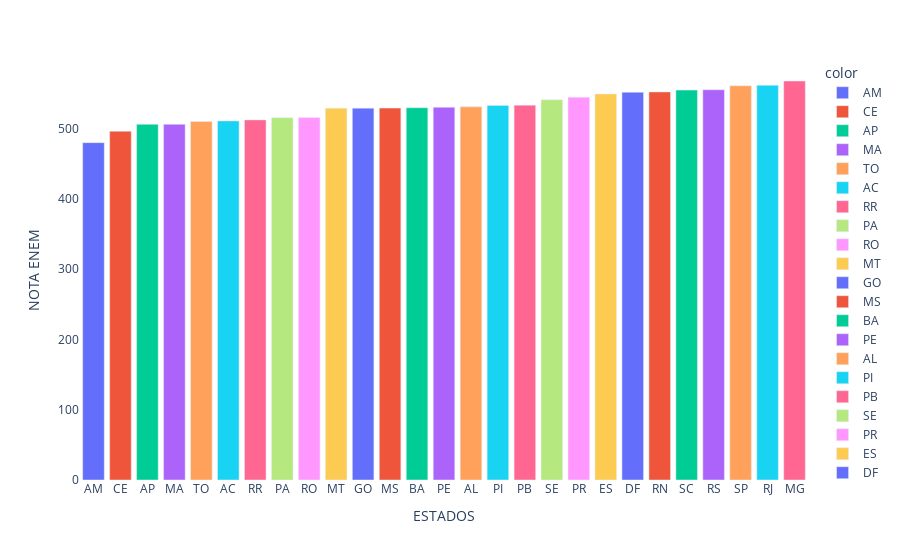

Source (notebook cell):
### Code cell
bargraph(medias, 'ESTADOS','NOTA ENEM')

### Figure 1 — Plotly figure (JSON) as saved in the notebook; plotly's stock layout.template omitted (floating-point values rounded to 4 significant figures)
{"data": [{"alignmentgroup": "True", "hovertemplate": "color=AM<br>ESTADOS=%{x}<br>NOTA ENEM=%{y}<extra></extra>", "legendgroup": "AM", "marker": {"color": "#636efa", "pattern": {"shape": ""}}, "name": "AM", "offsetgroup": "AM", "orientation": "v", "showlegend": true, "textposition": "auto", "type": "bar", "x": ["AM"], "xaxis": "x", "y": [480.2], "yaxis": "y"}, {"alignmentgroup": "True", "hovertemplate": "color=CE<br>ESTADOS=%{x}<br>NOTA ENEM=%{y}<extra></extra>", "legendgroup": "CE", "marker": {"color": "#EF553B", "pattern": {"shape": ""}}, "name": "CE", "offsetgroup": "CE", "orientation": "v", "showlegend": true, "textposition": "auto", "type": "bar", "x": ["CE"], "xaxis": "x", "y": [496.5], "yaxis": "y"}, {"alignmentgroup": "True", "hovertemplate": "color=AP<br>ESTADOS=%{x}<br>NOTA ENEM=%{y}<extra></extra>", "legendgroup": "AP", "marker": {"color": "#00cc96", "pattern": {"shape": ""}}, "name": "AP", "offsetgroup": "AP", "orientation": "v", "showlegend": true, "textposition": "auto", "type": "bar", "x": ["AP"], "xaxis": "x", "y": [506.2], "yaxis": "y"}, {"alignmentgroup": "True", "hovertemplate": "color=MA<br>ESTADOS=%{x}<br>NOTA ENEM=%{y}<extra></extra>", "legendgroup": "MA", "marker": {"color": "#ab63fa", "pattern": {"shape": ""}}, "name": "MA", "offsetgroup": "MA", "orientation": "v", "showlegend": true, "textposition": "auto", "type": "bar", "x": ["MA"], "xaxis": "x", "y": [506.3], "yaxis": "y"}, {"alignmentgroup": "True", "hovertemplate": "color=TO<br>ESTADOS=%{x}<br>NOTA ENEM=%{y}<extra></extra>", "legendgroup": "TO", "marker": {"color": "#FFA15A", "pattern": {"shape": ""}}, "name": "TO", "offsetgroup": "TO", "orientation": "v", "showlegend": true, "textposition": "auto", "type": "bar", "x": ["TO"], "xaxis": "x", "y": [510.2], "yaxis": "y"}, {"alignmentgroup": "True", "hovertemplate": "color=AC<br>ESTADOS=%{x}<br>NOTA ENEM=%{y}<extra></extra>", "legendgroup": "AC", "marker": {"color": "#19d3f3", "pattern": {"shape": ""}}, "name": "AC", "offsetgroup": "AC", "orientation": "v", "showlegend": true, "textposition": "auto", "type": "bar", "x": ["AC"], "xaxis": "x", "y": [511.1], "yaxis": "y"}, {"alignmentgroup": "True", "hovertemplate": "color=RR<br>ESTADOS=%{x}<br>NOTA ENEM=%{y}<extra></extra>", "legendgroup": "RR", "marker": {"color": "#FF6692", "pattern": {"shape": ""}}, "name": "RR", "offsetgroup": "RR", "orientation": "v", "showlegend": true, "textposition": "auto", "type": "bar", "x": ["RR"], "xaxis": "x", "y": [512.6], "yaxis": "y"}, {"alignmentgroup": "True", "hovertemplate": "color=PA<br>ESTADOS=%{x}<br>NOTA ENEM=%{y}<extra></extra>", "legendgroup": "PA", "marker": {"color": "#B6E880", "pattern": {"shape": ""}}, "name": "PA", "offsetgroup": "PA", "orientation": "v", "showlegend": true, "textposition": "auto", "type": "bar", "x": ["PA"], "xaxis": "x", "y": [515.8], "yaxis": "y"}, {"alignmentgroup": "True", "hovertemplate": "color=RO<br>ESTADOS=%{x}<br>NOTA ENEM=%{y}<extra></extra>", "legendgroup": "RO", "marker": {"color": "#FF97FF", "pattern": {"shape": ""}}, "name": "RO", "offsetgroup": "RO", "orientation": "v", "showlegend": true, "textposition": "auto", "type": "bar", "x": ["RO"], "xaxis": "x", "y": [516.0], "yaxis": "y"}, {"alignmentgroup": "True", "hovertemplate": "color=MT<br>ESTADOS=%{x}<br>NOTA ENEM=%{y}<extra></extra>", "legendgroup": "MT", "marker": {"color": "#FECB52", "pattern": {"shape": ""}}, "name": "MT", "offsetgroup": "MT", "orientation": "v", "showlegend": true, "textposition": "auto", "type": "bar", "x": ["MT"], "xaxis": "x", "y": [529.1], "yaxis": "y"}, {"alignmentgroup": "True", "hovertemplate": "color=GO<br>ESTADOS=%{x}<br>NOTA ENEM=%{y}<extra></extra>", "legendgroup": "GO", "marker": {"color": "#636efa", "pattern": {"shape": ""}}, "name": "GO", "offsetgroup": "GO", "orientation": "v", "showlegend": true, "textposition": "auto", "type": "bar", "x": ["GO"], "xaxis": "x", "y": [529.3], "yaxis": "y"}, {"alignmentgroup": "True", "hovertemplate": "color=MS<br>ESTADOS=%{x}<br>NOTA ENEM=%{y}<extra></extra>", "legendgroup": "MS", "marker": {"color": "#EF553B", "pattern": {"shape": ""}}, "name": "MS", "offsetgroup": "MS", "orientation": "v", "showlegend": true, "textposition": "auto", "type": "bar", "x": ["MS"], "xaxis": "x", "y": [529.4], "yaxis": "y"}, {"alignmentgroup": "True", "hovertemplate": "color=BA<br>ESTADOS=%{x}<br>NOTA ENEM=%{y}<extra></extra>", "legendgroup": "BA", "marker": {"color": "#00cc96", "pattern": {"shape": ""}}, "name": "BA", "offsetgroup": "BA", "orientation": "v", "showlegend": true, "textposition": "auto", "type": "bar", "x": ["BA"], "xaxis": "x", "y": [529.9], "yaxis": "y"}, {"alignmentgroup": "True", "hovertemplate": "color=PE<br>ESTADOS=%{x}<br>NOTA ENEM=%{y}<extra></extra>", "legendgroup": "PE", "marker": {"color": "#ab63fa", "pattern": {"shape": ""}}, "name": "PE", "offsetgroup": "PE", "orientation": "v", "showlegend": true, "textposition": "auto", "type": "bar", "x": ["PE"], "xaxis": "x", "y": [530.5], "yaxis": "y"}, {"alignmentgroup": "True", "hovertemplate": "color=AL<br>ESTADOS=%{x}<br>NOTA ENEM=%{y}<extra></extra>", "legendgroup": "AL", "marker": {"color": "#FFA15A", "pattern": {"shape": ""}}, "name": "AL", "offsetgroup": "AL", "orientation": "v", "showlegend": true, "textposition": "auto", "type": "bar", "x": ["AL"], "xaxis": "x", "y": [531.1], "yaxis": "y"}, {"alignmentgroup": "True", "hovertemplate": "color=PI<br>ESTADOS=%{x}<br>NOTA ENEM=%{y}<extra></extra>", "legendgroup": "PI", "marker": {"color": "#19d3f3", "pattern": {"shape": ""}}, "name": "PI", "offsetgroup": "PI", "orientation": "v", "showlegend": true, "textposition": "auto", "type": "bar", "x": ["PI"], "xaxis": "x", "y": [533.2], "yaxis": "y"}, {"alignmentgroup": "True", "hovertemplate": "color=PB<br>ESTADOS=%{x}<br>NOTA ENEM=%{y}<extra></extra>", "legendgroup": "PB", "marker": {"color": "#FF6692", "pattern": {"shape": ""}}, "name": "PB", "offsetgroup": "PB", "orientation": "v", "showlegend": true, "textposition": "auto", "type": "bar", "x": ["PB"], "xaxis": "x", "y": [533.6], "yaxis": "y"}, {"alignmentgroup": "True", "hovertemplate": "color=SE<br>ESTADOS=%{x}<br>NOTA ENEM=%{y}<extra></extra>", "legendgroup": "SE", "marker": {"color": "#B6E880", "pattern": {"shape": ""}}, "name": "SE", "offsetgroup": "SE", "orientation": "v", "showlegend": true, "textposition": "auto", "type": "bar", "x": ["SE"], "xaxis": "x", "y": [541.2], "yaxis": "y"}, {"alignmentgroup": "True", "hovertemplate": "color=PR<br>ESTADOS=%{x}<br>NOTA ENEM=%{y}<extra></extra>", "legendgroup": "PR", "marker": {"color": "#FF97FF", "pattern": {"shape": ""}}, "name": "PR", "offsetgroup": "PR", "orientation": "v", "showlegend": true, "textposition": "auto", "type": "bar", "x": ["PR"], "xaxis": "x", "y": [545.0], "yaxis": "y"}, {"alignmentgroup": "True", "hovertemplate": "color=ES<br>ESTADOS=%{x}<br>NOTA ENEM=%{y}<extra></extra>", "legendgroup": "ES", "marker": {"color": "#FECB52", "pattern": {"shape": ""}}, "name": "ES", "offsetgroup": "ES", "orientation": "v", "showlegend": true, "textposition": "auto", "type": "bar", "x": ["ES"], "xaxis": "x", "y": [549.5], "yaxis": "y"}, {"alignmentgroup": "True", "hovertemplate": "color=DF<br>ESTADOS=%{x}<br>NOTA ENEM=%{y}<extra></extra>", "legendgroup": "DF", "marker": {"color": "#636efa", "pattern": {"shape": ""}}, "name": "DF", "offsetgroup": "DF", "orientation": "v", "showlegend": true, "textposition": "auto", "type": "bar", "x": ["DF"], "xaxis": "x", "y": [551.9], "yaxis": "y"}, {"alignmentgroup": "True", "hovertemplate": "color=RN<br>ESTADOS=%{x}<br>NOTA ENEM=%{y}<extra></extra>", "legendgroup": "RN", "marker": {"color": "#EF553B", "pattern": {"shape": ""}}, "name": "RN", "offsetgroup": "RN", "orientation": "v", "showlegend": true, "textposition": "auto", "type": "bar", "x": ["RN"], "xaxis": "x", "y": [552.4], "yaxis": "y"}, {"alignmentgroup": "True", "hovertemplate": "color=SC<br>ESTADOS=%{x}<br>NOTA ENEM=%{y}<extra></extra>", "legendgroup": "SC", "marker": {"color": "#00cc96", "pattern": {"shape": ""}}, "name": "SC", "offsetgroup": "SC", "orientation": "v", "showlegend": true, "textposition": "auto", "type": "bar", "x": ["SC"], "xaxis": "x", "y": [555.0], "yaxis": "y"}, {"alignmentgroup": "True", "hovertemplate": "color=RS<br>ESTADOS=%{x}<br>NOTA ENEM=%{y}<extra></extra>", "legendgroup": "RS", "marker": {"color": "#ab63fa", "pattern": {"shape": ""}}, "name": "RS", "offsetgroup": "RS", "orientation": "v", "showlegend": true, "textposition": "auto", "type": "bar", "x": ["RS"], "xaxis": "x", "y": [555.5], "yaxis": "y"}, {"alignmentgroup": "True", "hovertemplate": "color=SP<br>ESTADOS=%{x}<br>NOTA ENEM=%{y}<extra></extra>", "legendgroup": "SP", "marker": {"color": "#FFA15A", "pattern": {"shape": ""}}, "name": "SP", "offsetgroup": "SP", "orientation": "v", "showlegend": true, "textposition": "auto", "type": "bar", "x": ["SP"], "xaxis": "x", "y": [561.1], "yaxis": "y"}, {"alignmentgroup": "True", "hovertemplate": "color=RJ<br>ESTADOS=%{x}<br>NOTA ENEM=%{y}<extra></extra>", "legendgroup": "RJ", "marker": {"color": "#19d3f3", "pattern": {"shape": ""}}, "name": "RJ", "offsetgroup": "RJ", "orientation": "v", "showlegend": true, "textposition": "auto", "type": "bar", "x": ["RJ"], "xaxis": "x", "y": [561.8], "yaxis": "y"}, {"alignmentgroup": "True", "hovertemplate": "color=MG<br>ESTADOS=%{x}<br>NOTA ENEM=%{y}<extra></extra>", "legendgroup": "MG", "marker": {"color": "#FF6692", "pattern": {"shape": ""}}, "name": "MG", "offsetgroup": "MG", "orientation": "v", "showlegend": true, "textposition": "auto", "type": "bar", "x": ["MG"], "xaxis": "x", "y": [568.0], "yaxis": "y"}], "layout": {"barmode": "relative", "legend": {"title": {"text": "color"}, "tracegroupgap": 0}, "margin": {"t": 60}, "paper_bgcolor": "rgba(0, 0, 0, 0)", "plot_bgcolor": "rgba(0, 0, 0, 0)", "xaxis": {"anchor": "y", "domain": [0, 1], "title": {"text": "ESTADOS"}}, "yaxis": {"anchor": "x", "domain": [0, 1], "title": {"text": "NOTA ENEM"}}}}
